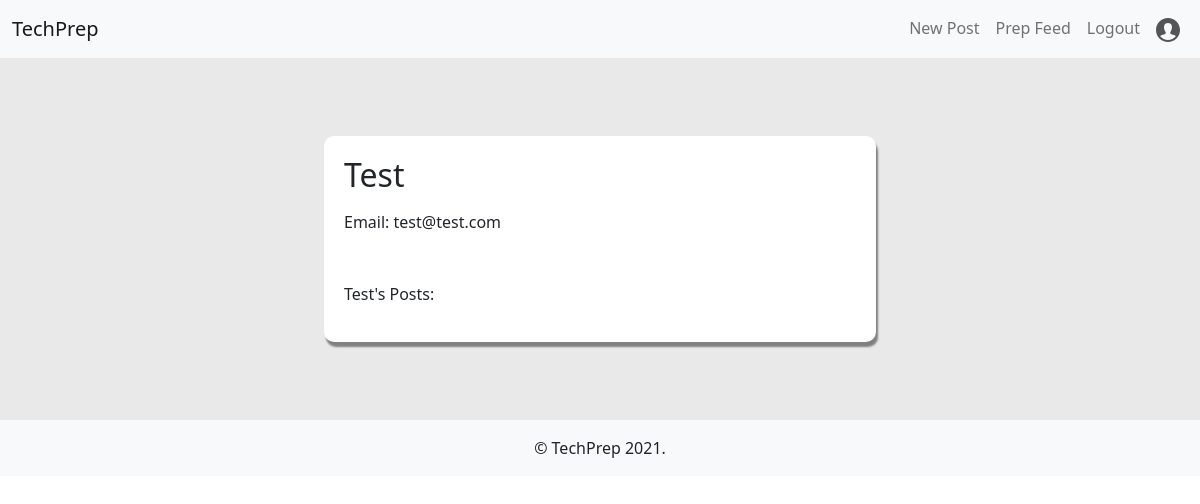
/profile/1 (signed in), run on an earlier commit of the app's database.
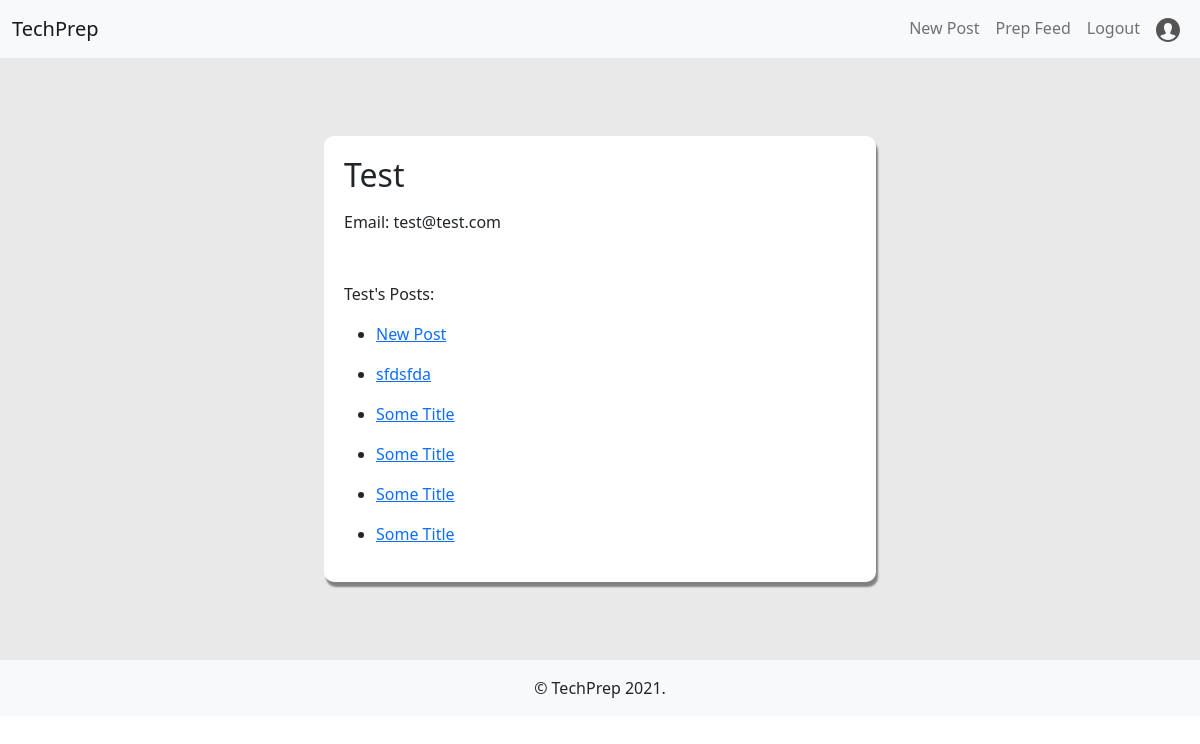
And on a later commit of the database.
### techprep/models.py (models this page shows)
class User(UserMixin, db.Model):
    __tablename__ = 'user'
    id = db.Column(db.Integer, primary_key=True)
    email = db.Column(db.String(80), nullable=False, unique=True)
    username = db.Column(db.String(80), nullable=False)
    password = db.Column(db.String(200), nullable=False)
    date_created = db.Column(db.DateTime, nullable=False)
    last_active = db.Column(db.DateTime, nullable=False)
    posts = db.relationship('Post', back_populates='author')
    comments = db.relationship('Comment', back_populates='author')
    upvoted_posts = db.relationship(
        'Post', secondary='user_upvoted', back_populates='users_who_upvoted')
    downvoted_posts = db.relationship(
        'Post', secondary='user_downvoted', back_populates='users_who_downvoted')

class Post(db.Model):
    id = db.Column(db.Integer, primary_key=True)
    title = db.Column(db.String(80), nullable=False)
    body = db.Column(db.String(40000), nullable=True)
    author_id = db.Column(db.Integer, db.ForeignKey('user.id'), nullable=False)
    author = db.relationship('User', back_populates='posts')
    users_who_upvoted = db.relationship(
        'User', secondary='user_upvoted', back_populates='upvoted_posts')
    users_who_downvoted = db.relationship(
        'User', secondary='user_downvoted', back_populates='downvoted_posts')
    comments = db.relationship('Comment', back_populates='post')

### techprep/auth/routes.py (the view)
@auth.route('/profile/<id>')
@login_required
def profile(id):
    user = User.query.get(id)
    return render_template('profile.html', user=user)

### techprep/models.py (called while the page is built)
@login_manager.user_loader
def load_user(id):
    return User.query.get(id)

### techprep/templates/profile.html (shortened to what this page needs)
{% extends 'base.html' %}
{% block content %}
<section class="ProfileSection p-5">
  <div class="postDetail col-6 offset-3">
    <h2>{{user.username.title()}}</h2>
    {% if user.id == current_user.id %}
    <p class="pt-2">Email: {{user.email}}</p>
    {% endif %}
    <p class="mt-5">{{user.username.title()}}'s Posts:</p>
    {% for post in user.posts %}
    <ul>
      <li>
        <a href="/post/{{post.id}}">{{post.title}}</a>
      </li>
    </ul>
    {% endfor %}
  </div>
</section>
{% endblock content %}

### techprep/templates/base.html (shortened to what this page needs)
<!DOCTYPE html>
<html lang="en">
<head>
  <link href="https://cdn.jsdelivr.net/npm/bootstrap@5.0.0-beta2/dist/css/bootstrap.min.css" rel="stylesheet"
>
  <link href="{{ url_for('static', filename='styles.css') }}" rel="stylesheet">
</head>
<body>
  <nav class="navbar navbar-expand-lg navbar-light bg-light">
    <div class="container-fluid">
      <div>
        <a class="navbar-brand" href="/">
          TechPrep
        </a>
      </div>
      <div class="collapse navbar-collapse" id="navbarSupportedContent">
        <ul class="navbar-nav ms-auto">
          {% if current_user.is_authenticated %}
          <li>
            <a class="nav-link" href="/post/new">New Post</a>
          </li>
          <li>
            <a class="nav-link" href="/feed">Prep Feed</a>
          </li>
          <li>
            <a class="nav-link" href="/logout">Logout</a>
          </li>
          <li>
            <a class="nav-link profile-icon" href="/profile/{{current_user.id}}">
            </a>
          </li>
          {% else %}
          <li class="nav-item">
            <a class="nav-link" href="/login">Login</a>
          </li>
          {% endif %}
        </ul>
      </div>
    </div>
  </nav>
  {% block content %}{% endblock %}
  <footer class="text-center p-3 bg-light text-dark">
    <p class="fs-6 m-0"> &copy; TechPrep 2021.</p>
  </footer>
</body>
</html>

### techprep/static/styles.css (style rules this page uses)
.PostDetailSection, .ProfileSection { background-color: rgb(233, 233, 233); padding: 100px 0; }
.postDetail { padding: 20px; box-shadow: 2px 5px 2px gray; background-color: white; margin-bottom: 30px; margin-top: 30px; border-radius: 10px; }

What changed in the data, as far as the page shows it:
added Post: title "New Post"
added Post: title "sfdsfda"
added Post: title "Some Title"
added Post: title "Some Title"
added Post: title "Some Title"
added Post: title "Some Title"
